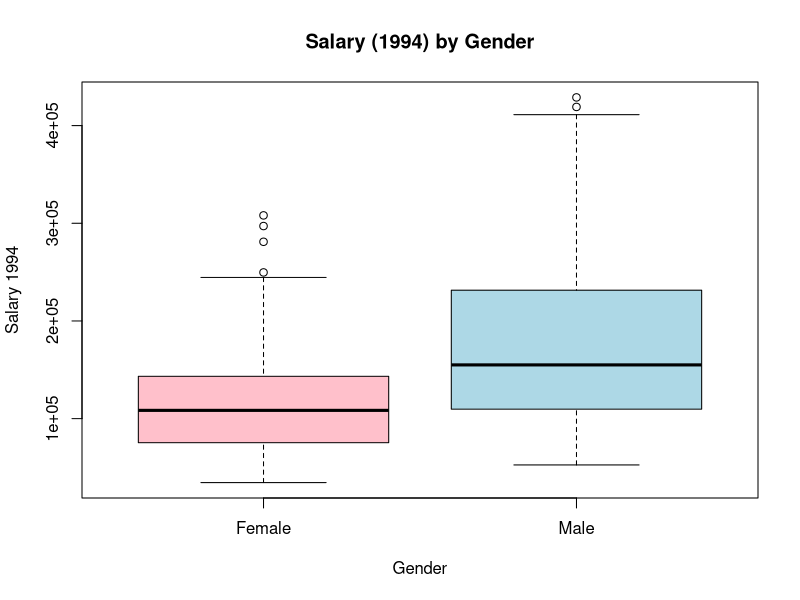
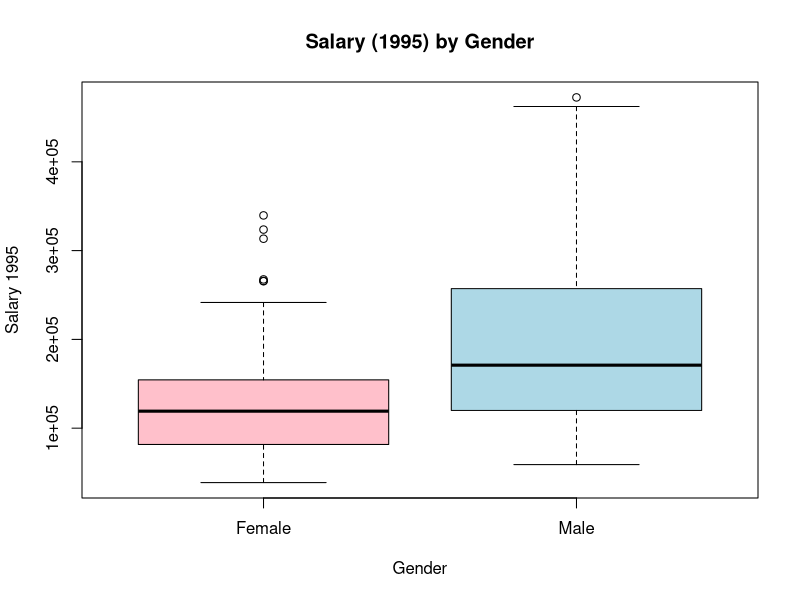
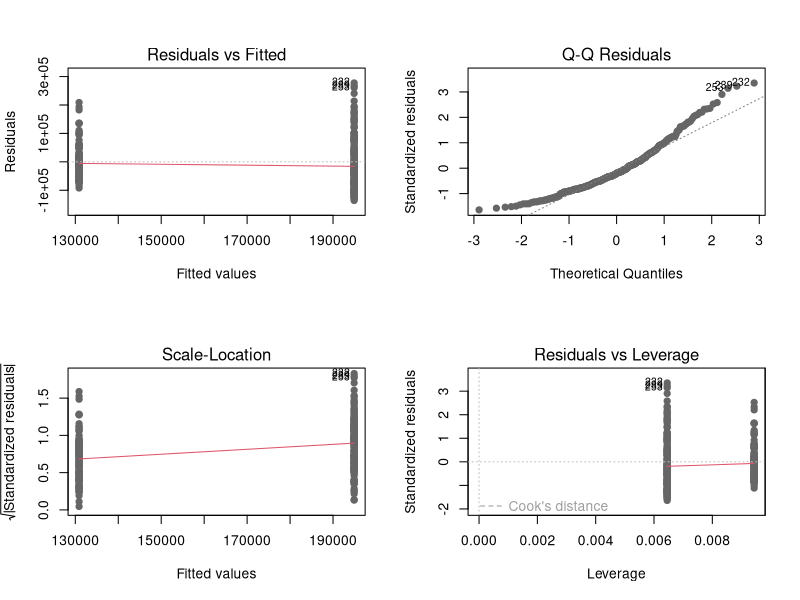
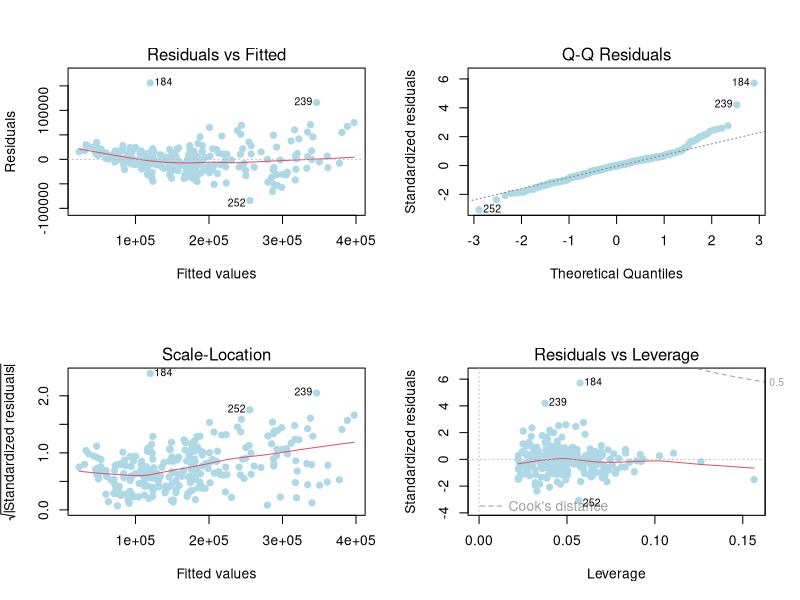
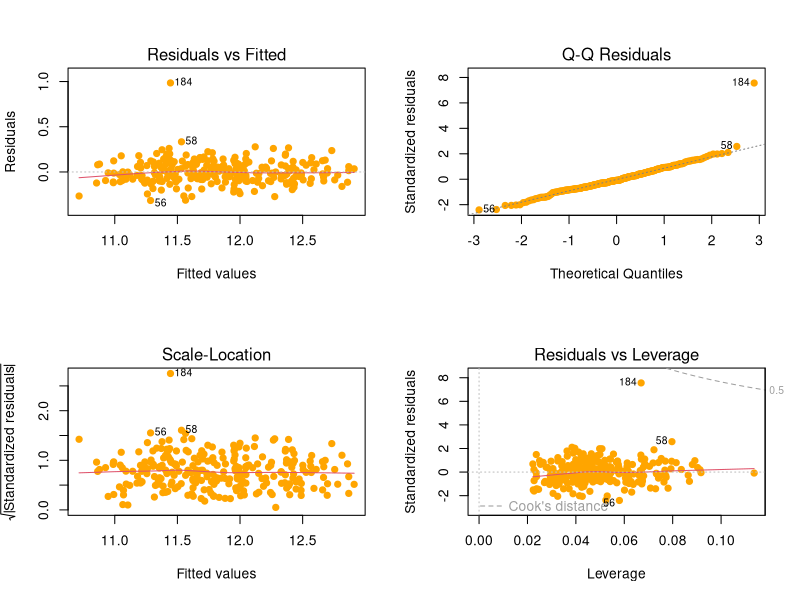
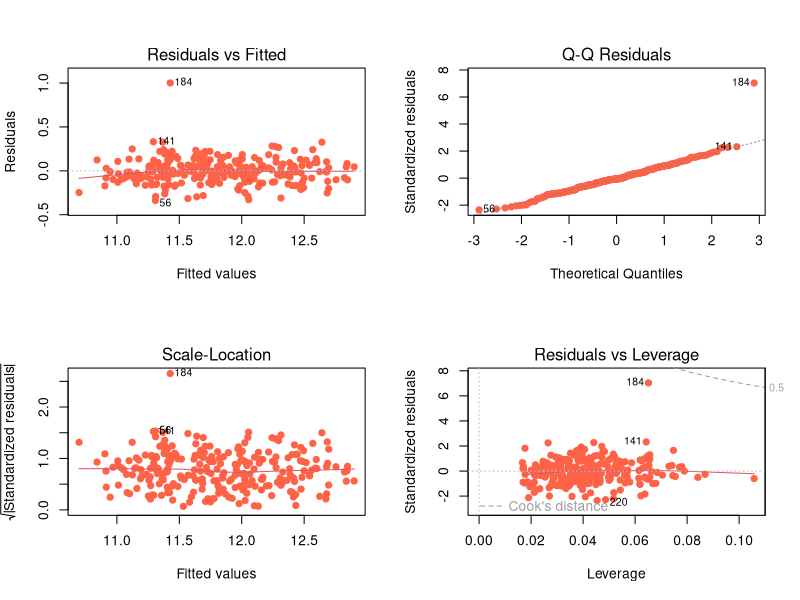

R code for these plots, in order:
# Lawsuit - Linear Regression (Simplified + CSV Outputs)
# Scope: Base R only, within course slides (Unit 1–4).
# What this script does:
#   - Reads Lawsuit.csv
#   - Casts factors
#   - Prints basic summaries to console
#   - Saves summaries (dataset summary, gender counts, gender-by-dept) to CSV
#   - Builds three linear models (m0, m1, m3)
#   - Saves each model's coefficient table to CSV
#   - Saves model fit stats (R2, AdjR2) to CSV
#   - Draws simple boxplots and diagnostic plots (not saved as CSV)

# Macbook Path
#setwd("/Users/zhangjianyu/Desktop/学习课件/NTU/AN6003 Analytics Strategy/AN6003 Course Materials/AN6003_GradedTeamAssignment")
# Windows Path
setwd("C:/Users/Zhang/OneDrive - Nanyang Technological University/桌面/NTU学习/AN6003 Course Materials/AN6003 Course Materials/Graded Team Assignment - Gender Discrimination Lawsuit/AN6003_GradedTeamAssignment")

# ---------------------------
# 0. Setup
# ---------------------------
if (!dir.exists("outputs")) dir.create("outputs")

# ---------------------------
# 1. Read data
# ---------------------------
df <- read.csv("Lawsuit.csv", stringsAsFactors = FALSE)

# ---------------------------
# 2. Clean and cast types
# ---------------------------
df$Dept <- factor(df$Dept,
                  levels = 1:6,
                  labels = c("Biochem/MolBio", "Physiology", "Genetics",
                             "Pediatrics", "Medicine", "Surgery"))
df$Gender <- factor(df$Gender, levels = c(0, 1), labels = c("Female", "Male"))
df$Clin   <- factor(df$Clin,   levels = c(0, 1), labels = c("Research", "Clinical"))
df$Cert   <- factor(df$Cert,   levels = c(0, 1), labels = c("NotCert", "Cert"))
df$Rank   <- factor(df$Rank,   levels = c(1, 2, 3), labels = c("Assistant", "Associate", "Full"))

# Log transforms (safe for zeros via log1p)
df$Log_Sal94  <- log(df$Sal94)           # Sal94 > 0, direct log is fine
df$Log_Sal95  <- log(df$Sal95)
df$Log_Exper  <- log1p(df$Exper)         # log(Exper + 1), avoids log(0)
df$Log_Prate  <- log1p(df$Prate)         # log(Prate + 1)

# ---------------------------
# 3. Basic exploration (console + CSV)
# ---------------------------
cat("\n=== Basic Summary of Dataset ===\n")
print(summary(df))

# Numeric variable summary to CSV (base R)
is_num <- sapply(df, is.numeric)
num_names <- names(df)[is_num]
num_summary <- t(sapply(num_names, function(v) {
  x <- df[[v]]
  q <- quantile(x, probs = c(0.25, 0.5, 0.75), na.rm = TRUE)
  c(
    n = sum(!is.na(x)),
    mean = mean(x, na.rm = TRUE),
    sd = sd(x, na.rm = TRUE),
    min = min(x, na.rm = TRUE),
    q1 = q[[1]],
    median = q[[2]],
    q3 = q[[3]],
    max = max(x, na.rm = TRUE),
    na = sum(is.na(x))
  )
}))
num_summary_df <- data.frame(variable = rownames(num_summary), num_summary, row.names = NULL)
write.csv(num_summary_df, file = "outputs/data_summary_numeric.csv", row.names = FALSE)

# Gender counts CSV
gender_counts <- as.data.frame(table(df$Gender))
colnames(gender_counts) <- c("Gender", "Count")
write.csv(gender_counts, file = "outputs/gender_counts.csv", row.names = FALSE)

# Gender by Dept counts CSV (long format)
dept_gender_tbl <- as.data.frame(table(Dept = df$Dept, Gender = df$Gender))
write.csv(dept_gender_tbl, file = "outputs/gender_by_dept_counts.csv", row.names = FALSE)

# ---------------------------
# 4. Simple boxplots (Base R; optional to save as images)
# ---------------------------
boxplot(Sal94 ~ Gender, data = df,
        main = "Salary (1994) by Gender", xlab = "Gender", ylab = "Salary 1994",
        col = c("pink", "lightblue"))
boxplot(Sal95 ~ Gender, data = df,
        main = "Salary (1995) by Gender", xlab = "Gender", ylab = "Salary 1995",
        col = c("pink", "lightblue"))

# ---------------------------
# 5. Linear Regression Models (lm)  
# ---------------------------
# m0: baseline (levels, 1995)
m0 <- lm(Sal95 ~ Gender, data = df)

# m1: full levels model (1995) with all main controls
m1 <- lm(Sal95 ~ Gender + Dept + Rank + Exper + Prate + Cert + Clin, data = df)

# m2: log-levels model (1994) with Rank (replicates slide with log terms)
m2 <- lm(Log_Sal94 ~ Gender + Clin + Cert + Log_Prate + Log_Exper + Dept + Rank, data = df)

# m3: log-levels model (1994) dropping Rank to mitigate multicollinearity
#     (slide rationale: Rank correlates with Gender; remove as a robustness spec)
m3 <- lm(Log_Sal94 ~ Gender + Clin + Cert + Log_Prate + Log_Exper + Dept, data = df)

# ---------------------------
# 6. Print results to console
# ---------------------------
cat("\n=== Model m0: Sal95 ~ Gender (baseline) ===\n");              print(summary(m0))
cat("\n=== Model m1: Sal95 ~ Gender + Dept + Rank + Exper + Prate + Cert + Clin ===\n"); print(summary(m1))
cat("\n=== Model m2: Log_Sal94 ~ Gender + Clin + Cert + Log_Prate + Log_Exper + Dept + Rank ===\n"); print(summary(m2))
cat("\n=== Model m3: Log_Sal94 ~ Gender + Clin + Cert + Log_Prate + Log_Exper + Dept (no Rank) ===\n"); print(summary(m3))

# ---------------------------
# 7. Save model outputs to CSV (coefficients + fit stats)
# ---------------------------
# 1) helper: significance stars
pstars <- function(p) ifelse(p < .001, "***",
                             ifelse(p < .01,  "**",
                                    ifelse(p < .05,  "*", "")))

# 2) helper: make a tidy coef table (term, est, se, t, p, star, cell)
tidy_from_lm <- function(model) {
  sm <- summary(model)$coefficients
  dfc <- data.frame(term = rownames(sm),
                    est  = sm[, 1],
                    se   = sm[, 2],
                    t    = sm[, 3],
                    p    = sm[, 4],
                    row.names = NULL,
                    check.names = FALSE)
  dfc$star <- pstars(dfc$p)
  dfc$cell <- sprintf("%.2f%s", dfc$est, dfc$star)  # e.g., 0.18***
  dfc
}

# 3) helper: pretty names (match the slide headings)
pretty_term <- function(x) {
  x <- sub("^\\(Intercept\\)$",   "Constant",          x)
  x <- sub("^GenderMale$",        "Gender",            x)
  x <- sub("^ClinClinical$",      "Clin",              x)
  x <- sub("^CertCert$",          "Cert",              x)
  x <- sub("^Log_Prate$",         "log_Prate",         x)
  x <- sub("^Log_Exper$",         "log_Exper",         x)
  x <- sub("^DeptPhysiology$",    "Physiology",        x)
  x <- sub("^DeptGenetics$",      "Genetics",          x)
  x <- sub("^DeptPediatrics$",    "Pediatrics",        x)
  x <- sub("^DeptMedicine$",      "Medicine",          x)
  x <- sub("^DeptSurgery$",       "Surgery",           x)
  x <- sub("^RankAssociate$",     "Associate",         x)
  x <- sub("^RankFull$",          "Full Professor",    x)
  x
}

# 4) build tidy tables for each model
t0 <- transform(tidy_from_lm(m0), model = "m0: Sal95 ~ Gender")
t1 <- transform(tidy_from_lm(m1), model = "m1: Sal95 ~ Gender + Dept + Rank + Exper + Prate + Cert + Clin")
t2 <- transform(tidy_from_lm(m2), model = "m2: Log_Sal94 ~ Gender + Clin + Cert + log_Prate + log_Exper + Dept + Rank")
t3 <- transform(tidy_from_lm(m3), model = "m3: Log_Sal94 ~ Gender + Clin + Cert + log_Prate + log_Exper + Dept (no Rank)")

# 5) pretty labels + keep only the 'cell' to pivot wide
t_all <- rbind(t0, t1, t2, t3)
t_all$term_pretty <- pretty_term(t_all$term)

# 6) choose column order (like the slide)
col_order <- c("Constant","Gender","Clin","Cert","log_Prate","log_Exper",
               "Physiology","Genetics","Pediatrics","Medicine","Surgery",
               "Associate","Full Professor")

# 7) pivot to WIDE (one row per model; columns = variables)
models_vec <- unique(t_all$model)
wide <- data.frame(Model = models_vec, check.names = FALSE)
for (cn in col_order) wide[[cn]] <- ""

fill_one <- function(df_model, target_row) {
  for (i in seq_len(nrow(df_model))) {
    nm  <- df_model$term_pretty[i]
    val <- df_model$cell[i]
    if (nm %in% col_order) wide[target_row, nm] <<- val
  }
}

for (i in seq_along(models_vec)) {
  dfm <- subset(t_all, model == models_vec[i])
  fill_one(dfm, i)
}

# 8) add fit stats as extra columns
wide$R2      <- c(summary(m0)$r.squared, summary(m1)$r.squared,
                  summary(m2)$r.squared, summary(m3)$r.squared)
wide$Adj_R2  <- c(summary(m0)$adj.r.squared, summary(m1)$adj.r.squared,
                  summary(m2)$adj.r.squared, summary(m3)$adj.r.squared)
wide$R2      <- round(wide$R2, 3)
wide$Adj_R2  <- round(wide$Adj_R2, 3)

# 9) save
outfile_wide <- "outputs/model_m0_m3_coefficients_wide.csv"
write.csv(wide, file = outfile_wide, row.names = FALSE)
cat("[Saved]", normalizePath(outfile_wide), "\n")

# ---------------------------
# 8. Diagnostic plots (Base R)
# ---------------------------
par(mfrow = c(2, 2)); plot(m0, col = "gray40",   pch = 19); par(mfrow = c(1, 1))
par(mfrow = c(2, 2)); plot(m1, col = "lightblue", pch = 19); par(mfrow = c(1, 1))
par(mfrow = c(2, 2)); plot(m2, col = "orange",    pch = 19); par(mfrow = c(1, 1))
par(mfrow = c(2, 2)); plot(m3, col = "tomato",    pch = 19); par(mfrow = c(1, 1))

cat("\nAnalysis complete. CSV files saved in 'outputs/' folder.\n")
